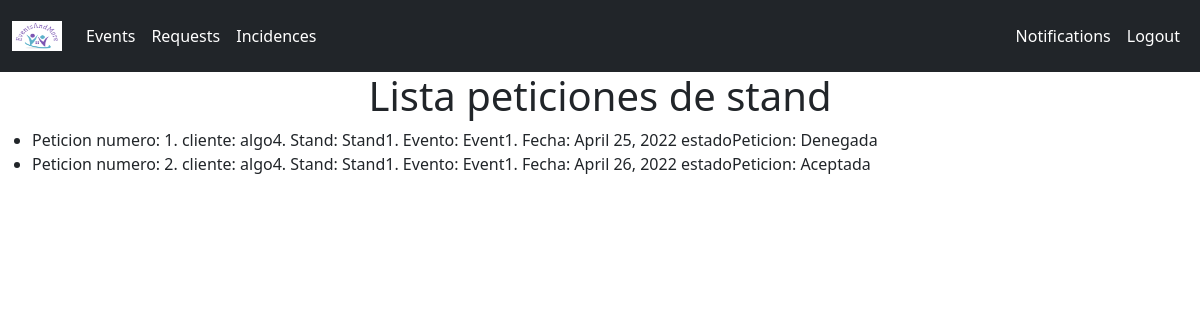
/lista_peticiones_cliente/ (signed in), run on an earlier commit of the app's database.
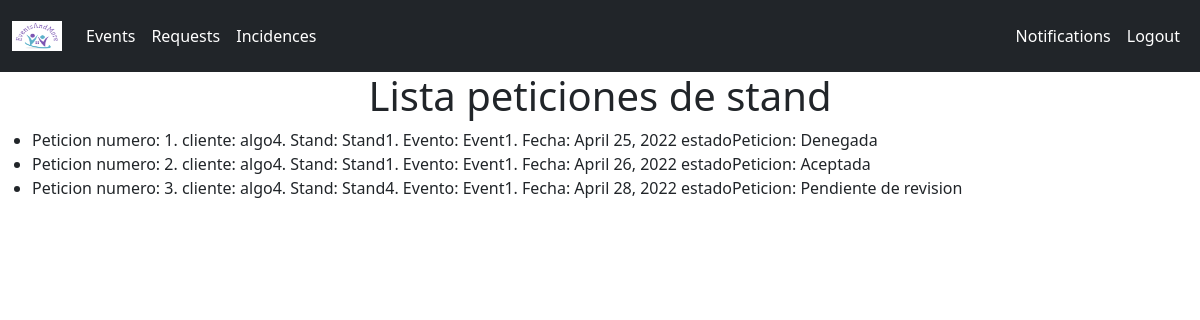
And on a later commit of the database.
### EventsAndMore/models.py (models this page shows)
class PeticionStand(models.Model):
    id = models.AutoField(primary_key=True)
    idStand = models.ForeignKey(Stand, on_delete=models.CASCADE)
    clientUsername = models.ForeignKey(Cliente, on_delete=models.CASCADE)
    gestorUsername = models.ForeignKey(Gestor, on_delete=models.CASCADE, blank=True, null=True)
    idEvento = models.ForeignKey(Event, default=1, on_delete=models.CASCADE)
    fecha = models.DateField(default=date.today, blank=False, null=False)
    estado = models.BooleanField(default=False)
    revisado = models.BooleanField(default=False)

class Cliente(models.Model):  # WebUser
    User = models.OneToOneField(WebUser, on_delete=models.CASCADE, primary_key=True)
    CIF = models.CharField(unique=True, max_length=9)
    def __str__(self):
        return str(self.User)

class WebUser(AbstractUser):
    is_client = models.BooleanField(default=False)
    is_visitor = models.BooleanField(default=False)
    is_gestor = models.BooleanField(default=False)

class Stand(models.Model):
    id = models.AutoField(primary_key=True)
    idEvento = models.ForeignKey(Event, on_delete=models.CASCADE)
    occupied = models.BooleanField(blank=False, null=False)
    description = models.CharField(max_length=200, blank=False, null=False)
    def __str__(self):
        return str(self.description)

class Event(models.Model):
    id = models.AutoField(primary_key=True)
    nombre = models.CharField(max_length=50, blank=False, null=False)
    descripcion = models.CharField(max_length=200, blank=False, null=False)
    fecha_ini = models.DateField(default=date.today)
    fecha_fin = models.DateField(default=date.today)
    def __str__(self):
        return str(self.nombre)

### EventsAndMore/views.py (the view)
# urls.py: path('lista_peticiones_cliente/', views.listaPeticionesCliente, name='lista_peticiones_cliente'),
def listaPeticionesCliente(request):
    if request.user.is_client:
        peticiones = PeticionStand.objects.all()
        arr_peticiones = []
        for peticion in peticiones:
            if peticion.clientUsername == Cliente.objects.get(User=request.user):
                if peticion.estado is True and peticion.revisado is True:
                    peticion.estado_peticion = 'Aceptada'
                elif peticion.revisado is True and peticion.estado is False:
                    peticion.estado_peticion = 'Denegada'
                else:
                    peticion.estado_peticion = 'Pendiente de revision'
                arr_peticiones.append(peticion)
        dictionary = {'peticiones': arr_peticiones}
        return render(request, 'lista_peticiones_cliente.html', dictionary)
    else:
        print("Error el user no es un cliente")
        return redirect('/')

### templates/lista_peticiones_cliente.html
{% include 'base.html' %}
  {% load static %}
{% block title %}
    <div>
        <h1 style="text-align:center">
            Lista peticiones de stand
        </h1>
    </div>
{% endblock title %}
{% block content %}
    <div>
        <ul>
        {% for peticion in peticiones %}
            <li>
                Peticion numero: {{ peticion.id }}. cliente: {{ peticion.clientUsername }}.
                Stand: {{ peticion.idStand }}. Evento: {{ peticion.idEvento }}. Fecha: {{ peticion.fecha }}
                estadoPeticion: {{ peticion.estado_peticion }}
            </li>
        {% endfor %}
    </ul>
    </div>
{% endblock content %}

### templates/base.html (shortened to what this page needs)
{% load static %}
<link href="{% static 'css/bootstrap.min.css' %}" rel="stylesheet">
<nav class="navbar navbar-expand-lg navbar-dark bg-dark">
  <div class="container-fluid">
    <a class="navbar-brand" href="{% url 'home' %}">
      <img src="../static/images/unknown.png" alt="" width="50" height="30">
    </a>
    <div class="collapse navbar-collapse" id="navbarText">
      <ul class="navbar-nav me-auto mb-2 mb-lg-0">
        <li class="nav-item">
          <a class="nav-link active" aria-current="page" href="{% url 'events' %}">
            Events
          </a>
        </li>
        {% if user.is_client %}
        <li>
          <a class="nav-link active" aria-current="page" href="{% url 'request' %}">
            Requests
          </a>
        </li>
        <li>
          <a class="nav-link active" aria-current="page" href="{% url 'incidences' %}">
            Incidences
          </a>
        </li>
        {% endif %}
      </ul>
      <span class="navbar-text">
        <ul class="navbar-nav me-auto mb-2 mb-lg-0">
          {% if user.is_authenticated %}
          <li class="nav-item">
            <a class="nav-link active" aria-current="page" href="#">
              Notifications
            </a>
          </li>
            <li class="nav-item">
              <a class="nav-link active" aria-current="page" href="{% url 'logout' %}">
                Logout
              </a>
            </li>
          {% endif %}
      </ul>
      </span>
    </div>
  </div>
</nav>

What changed in the data, as far as the page shows it:
added PeticionStand: id "3", clientUsername "algo4", idStand "Stand4", idEvento "Event1", fecha "April 28, 2022", estado_peticion "Pendiente de revision"
